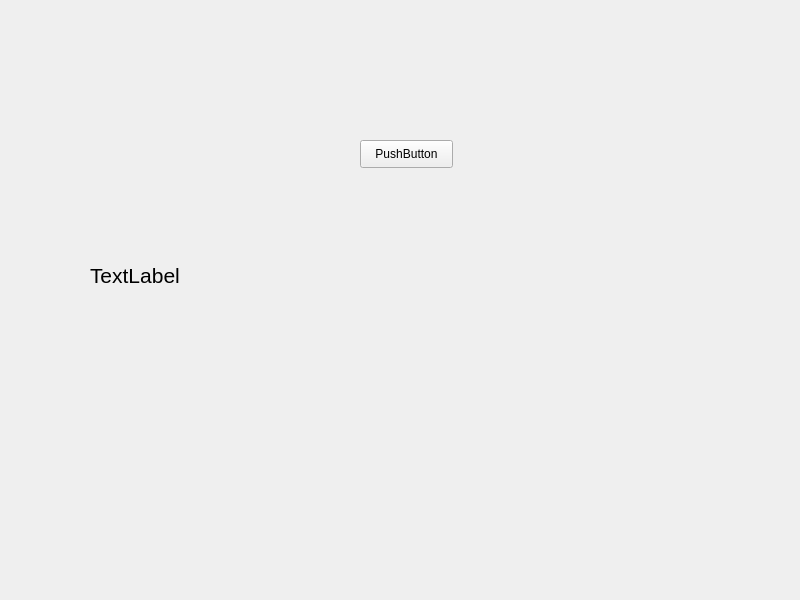
<?xml version="1.0" encoding="UTF-8"?>
<ui version="4.0">
 <class>Widget</class>
 <widget class="QWidget" name="Widget">
  <property name="geometry">
   <rect>
    <x>0</x>
    <y>0</y>
    <width>800</width>
    <height>600</height>
   </rect>
  </property>
  <property name="windowTitle">
   <string>Widget</string>
  </property>
  <widget class="QPushButton" name="pushButton">
   <property name="geometry">
    <rect>
     <x>360</x>
     <y>140</y>
     <width>93</width>
     <height>28</height>
    </rect>
   </property>
   <property name="text">
    <string>PushButton</string>
   </property>
  </widget>
  <widget class="QLabel" name="label">
   <property name="geometry">
    <rect>
     <x>90</x>
     <y>240</y>
     <width>661</width>
     <height>71</height>
    </rect>
   </property>
   <property name="font">
    <font>
     <pointsize>16</pointsize>
    </font>
   </property>
   <property name="text">
    <string>TextLabel</string>
   </property>
  </widget>
 </widget>
 <resources/>
 <connections/>
</ui>
